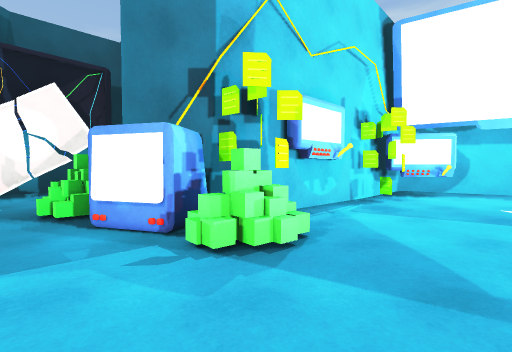
[1] (above)

16 first-person views from a walk through a 3-D level made in the Unity game engine. The camera is 1.3 m above the floor, tilts 2° down and sees 85° across. The floor is counted in squares, 2 m on a side. Each view is taken from the middle of a square. On the plan, view 1 faces up. The plan holds only what a view shows up to about 9 squares ahead; the rest is blank. The player is left out. Surface patterns are stand-ins for the level's own textures.

[2]
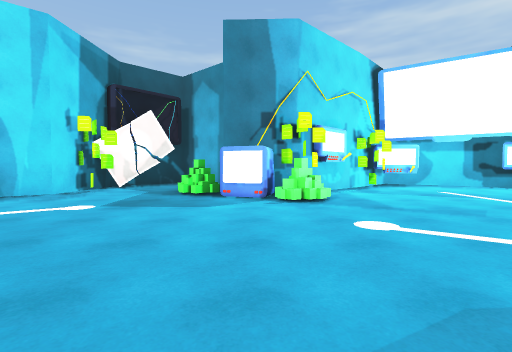

[3]
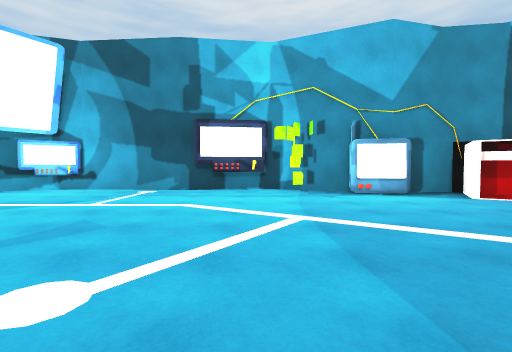

[4]
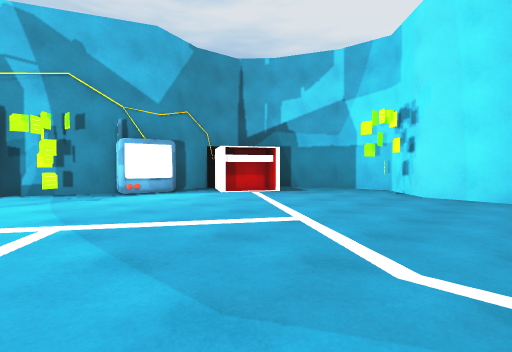

[5]
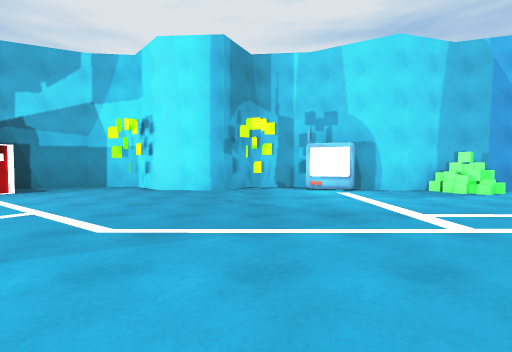

[6]
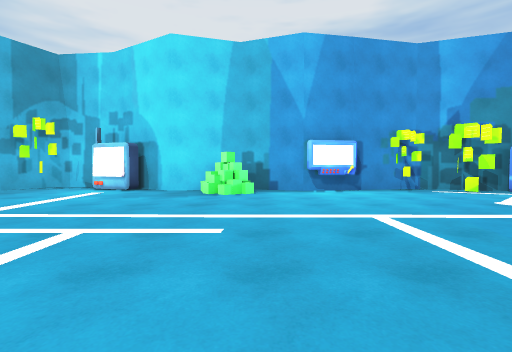

[7]
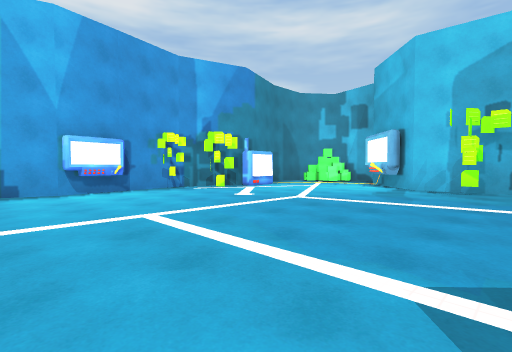

[8]
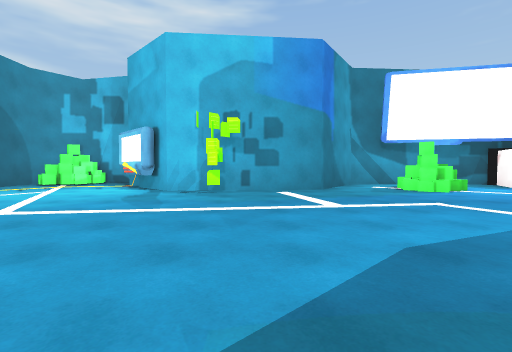

[9]
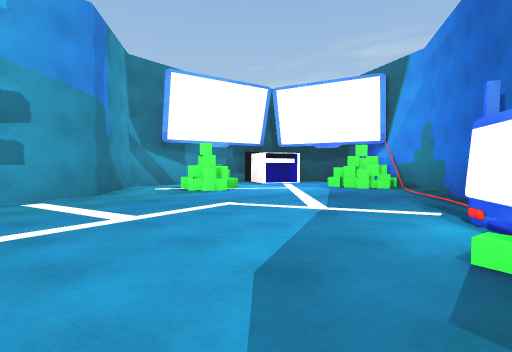

[10]
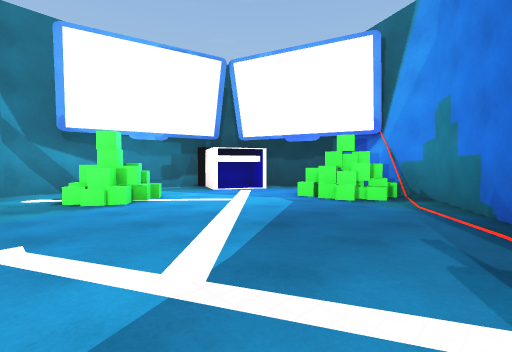

[11]
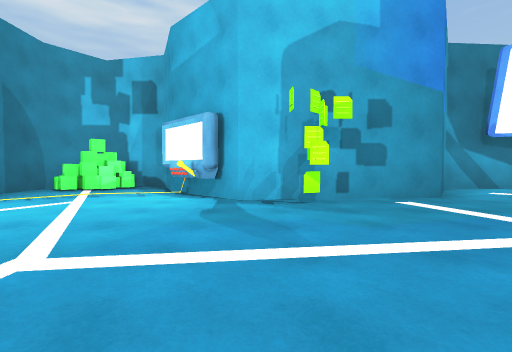

[12]
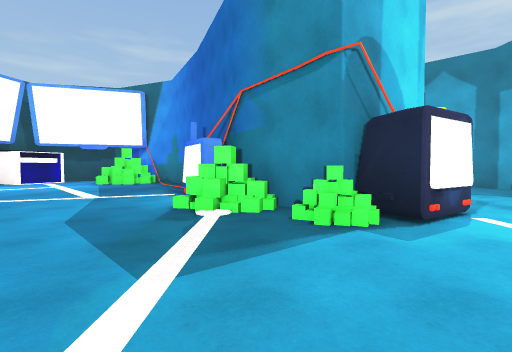

[13]
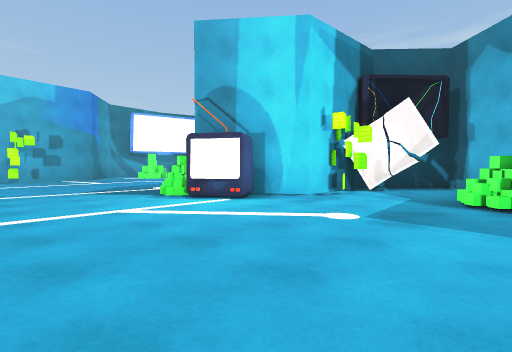

[14]
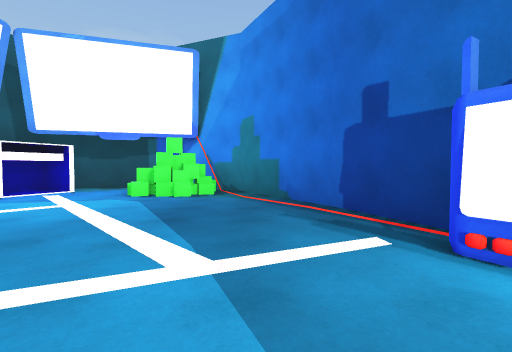

[15]
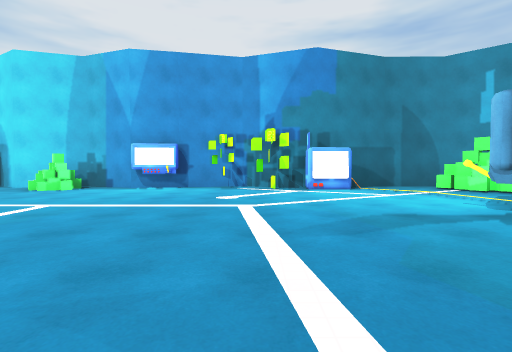

[16]
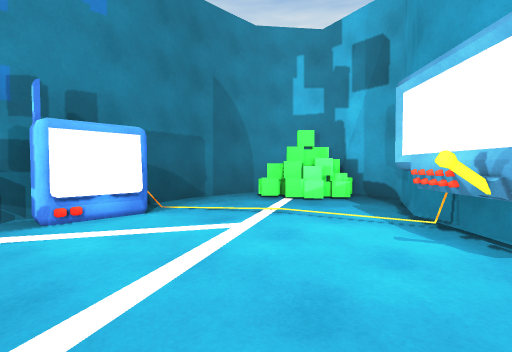

### Floor plan
Key: @ floor where view 1 was taken; # wall or solid block; . floor; = window, fence, low wall or low ledge; ^ raised ledge.
Columns run from 20 left of view 1 to 7 right of it. Each row starts with its distance up from view 1.
 11    ###
 10    #..###
  9   ##.=^^#
  8  ##...^.##     ###
  7  #...... ##    #..#    ####
  6    .......#   ##..#   ###.#
  5  # #^.....#   #...  ####..##
  4  #.=......#  ###..###......#
  3  #........## #.....##......#
  2  ###......=###.............#
  1    #........=#.............#
  0    #................@......#
 -1    ##......................#
 -2    #......................##
 -3   ##.......................#
 -4 ###.......................##
 -5 #.........................#
 -6 #^.......................##
 -7 #^#..###.....#..........##
 -8 #################.####...#
 -9                 ###  #####

Positions as (right, up) in squares from view 1, and headings:
1: (0, 0), facing up
2: (-1, -3), facing up
3: (-1, -1), facing right
4: (-1, -1), facing down-right
5: (-2, 0), facing down
6: (-8, 0), facing down
7: (-8, 0), facing down-left
8: (-9, 0), facing left
9: (-10, 0), facing up-left
10: (-11, 3), facing up-left
11: (-11, -2), facing left
12: (-9, -2), facing up
13: (-2, -2), facing up-left
14: (-12, 2), facing up
15: (-13, 1), facing down
16: (-14, -3), facing down-left
